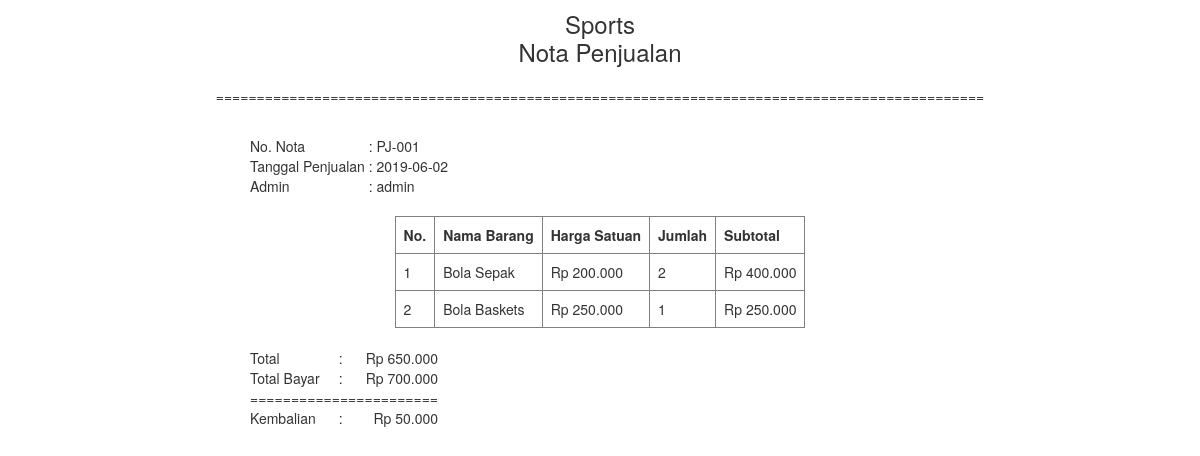
The app's page /pages/laporan/nota_penjualan.php?nota=PJ-001 with its own data.
### tables this page shows
CREATE TABLE `penjualan` (
  `id_penjualan` varchar(15) NOT NULL,
  `tgl_penjualan` date NOT NULL,
  `id_user` int(11) NOT NULL,
  `total_qty` int(11) NOT NULL,
  `total_belanja` bigint(20) NOT NULL,
  `pembayaran` bigint(20) NOT NULL,
  `kembalian` bigint(20) NOT NULL
);

CREATE TABLE `user` (
  `id_user` int(11) NOT NULL,
  `nama_user` varchar(100) NOT NULL,
  `username` varchar(25) NOT NULL,
  `password` varchar(25) NOT NULL
);

CREATE TABLE `detail_penjualan` (
  `id_det_jual` int(11) NOT NULL,
  `id_penjualan` varchar(15) NOT NULL,
  `id_barang` int(11) NOT NULL,
  `harga_satuan_jual` bigint(20) NOT NULL,
  `qty_jual` int(11) NOT NULL,
  `subtotal_jual` bigint(20) NOT NULL
);

CREATE TABLE `barang` (
  `id_barang` int(11) NOT NULL,
  `nama_barang` varchar(100) NOT NULL,
  `id_kategori` int(11) NOT NULL,
  `stok` int(11) NOT NULL,
  `harga_beli` bigint(20) NOT NULL,
  `harga_jual` bigint(20) NOT NULL
);

### pages/laporan/nota_penjualan.php (the view, shortened to what this page needs)
<!DOCTYPE html>
<html>
	<head>
		<link rel="stylesheet" href="../../assets/bootstrap/css/bootstrap.min.css">
	</head>
	<body>
		<?php
		include '../connect/connection.php';
		$nota = $_GET['nota'];
		$sql_detail = $connect->query("SELECT penjualan.*, user.*
		from penjualan
		JOIN user on penjualan.id_user = user.id_user
		where id_penjualan='$nota'
		");
		$data_detail = $sql_detail->fetch(PDO::FETCH_OBJ);
		$id_po = $data_detail->id_penjualan;
		$tgl_jual = $data_detail->tgl_penjualan;
		$admin = $data_detail->nama_user;
		$total_pembelian = $data_detail->total_belanja;
		$pembayaran = $data_detail->pembayaran;
		$kembalian = $data_detail->kembalian;
		?>
		<div style="width: 1000px; margin: 0 auto;">
			<div class="row">
				<div class="col-md-6">
					<center>
					<h3 style="line-height: 8px">Sports</h3>
					<h3 style="line-height: 8px">Nota Penjualan</h3>
					</center>
				</div>
			</div>
			<br>
			<center>
			<p>==============================================================================================</p>
			</center>
			<br>
			<div style="margin-left: 15%">
				<table >
					<tr>
						<td>No. Nota</td>
						<td>&nbsp;:&nbsp;</td>
						<td><?php echo $id_po; ?></td>
					</tr>
					<tr>
						<td>Tanggal Penjualan</td>
						<td>&nbsp;:&nbsp;</td>
						<td><?php echo $tgl_jual; ?></td>
					</tr>
					<tr>
						<td>Admin</td>
						<td>&nbsp;:&nbsp;</td>
						<td><?php echo $admin; ?></td>
					</tr>
				</table>
			</div>
			<br>
			<center>
			<table border="1">
				<thead>
					<tr>
						<th style="padding: 8px;">No.</th>
						<th style="padding: 8px;">Nama Barang</th>
						<th style="padding: 8px;">Harga Satuan</th>
						<th style="padding: 8px;">Jumlah</th>
						<th style="padding: 8px;">Subtotal</th>
					</tr>
				</thead>
				<tbody>
					<?php
					$no = 1;
					$sql_barang = $connect->query("SELECT detail_penjualan.*, barang.*
					from detail_penjualan
					JOIN barang on detail_penjualan.id_barang = barang.id_barang
					where id_penjualan='$id_po'
					");
					while ($data_barang = $sql_barang->fetch(PDO::FETCH_OBJ)) { ?>
					<tr>
						<td style="padding: 8px;"><?php echo $no++; ?></td>
						<td style="padding: 8px;"><?php echo $data_barang->nama_barang; ?></td>
						<td style="padding: 8px;"><?php echo "Rp " . number_format($data_barang->harga_satuan_jual,0,',','.'); ?></td>
						<td style="padding: 8px;"><?php echo $data_barang->qty_jual; ?></td>
						<td style="padding: 8px; text-align: right;"><?php echo "Rp " . number_format($data_barang->subtotal_jual,0,',','.'); ?></td>
					</tr>
					<?php } ?>
				</tbody>
			</table>
			</center>
			<br>
			<div style="margin-left: 15%">
				<table>
					<tr>
						<td>Total</td>
						<td>&nbsp; : &nbsp;</td>
						<td style="text-align: right;"><?php echo "Rp " . number_format($total_pembelian,0,',','.'); ?></td>
					</tr>
					<tr>
						<td>Total Bayar</td>
						<td>&nbsp; : &nbsp;</td>
						<td style="text-align: right;"><?php echo "Rp " . number_format($pembayaran,0,',','.'); ?></td>
					</tr>
					<tr>
						<td colspan="3">=======================</td>
					</tr>
					<tr>
						<td>Kembalian</td>
						<td>&nbsp; : &nbsp;</td>
						<td style="text-align: right;"><?php echo "Rp " . number_format($kembalian,0,',','.'); ?></td>
					</tr>
				</table>
			</div>
		</div>
	</body>
</html>

### records on screen
penjualan: id_penjualan "PJ-001", tgl_penjualan "2019-06-02", id_user.nama_user "admin", total_belanja "650.000", pembayaran "700.000", kembalian "50.000"
detail_penjualan: id_barang.nama_barang "Bola Sepak", harga_satuan_jual "200.000", qty_jual "2", subtotal_jual "400.000"
detail_penjualan: id_barang.nama_barang "Bola Baskets", harga_satuan_jual "250.000", qty_jual "1", subtotal_jual "250.000"
